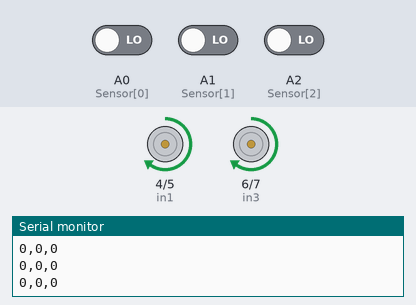
Recording of a sketch running on a simulated Arduino Uno, built with avr-gcc and run on an emulated ATmega328P. Parts: motor-driver pin pairs drawn as motors (green arrow = first pin HIGH = forward, orange = second pin HIGH = backward, longer = more drive, scaled by the enable pin), the last lines printed to the serial monitor. The inputs (shaded band) are chosen by the test bench; at power-on: A0 (Sensor[0]) LOW, A2 (Sensor[2]) LOW, A1 (Sensor[1]) LOW.

Above: at 1.2 s.
1.3 s: A0 (Sensor[0]) driven HIGH
At 2.4 s:
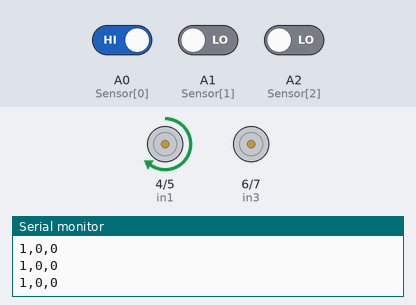
2.8 s: A0 (Sensor[0]) driven LOW
At 4.0 s:
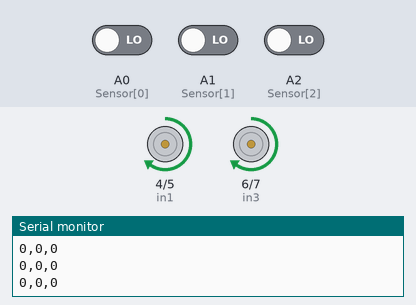
4.3 s: A2 (Sensor[2]) driven HIGH
At 5.5 s:
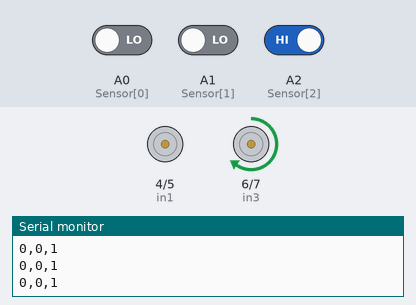
5.8 s: A2 (Sensor[2]) driven LOW
At 6.6 s:
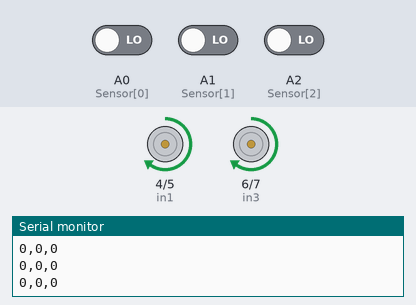
7.3 s: A1 (Sensor[1]) driven HIGH
10.3 s: A0 (Sensor[0]) driven HIGH and A2 (Sensor[2]) driven HIGH
At 11.3 s:
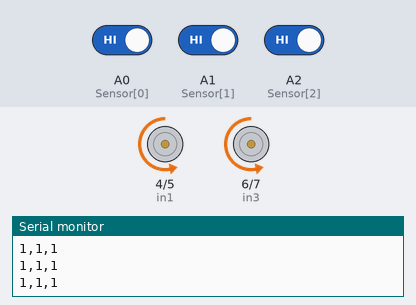
Timing chart, 0 to 12.8 s (numbered marks = the images above; inputs shaded):
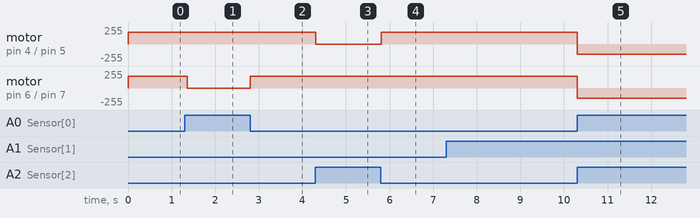

Measured:
- after the input at 1.3 s, motor on pin 6 (in3) / pin 7 (in4): forward 175/255 → stopped after 0.05 s
- after the input at 2.8 s, motor on pin 6 (in3) / pin 7 (in4): stopped → forward 175/255 at once
- after the input at 4.3 s, motor on pin 4 (in1) / pin 5 (in2): forward 175/255 → stopped at once
- after the input at 5.8 s, motor on pin 4 (in1) / pin 5 (in2): stopped → forward 175/255 at once
- after the input at 10.3 s, motor on pin 4 (in1) / pin 5 (in2), motor on pin 6 (in3) / pin 7 (in4): forward 175/255 → backward 150/255 at once

The sketch:

robot.ino
```cpp
//Khai báo các chân trên L298n
#define enA 3
#define in1 4
#define in2 5
#define enB 9
#define in3 6
#define in4 7

bool left_1, center, right_1; //dùng kiểu boolean lưu trữ trạng thái của cảm biến
uint8_t Sensor[5] = { A0, A1, A2 }; // mảng Sensor gồm 3 phần tử, lưu trữ các chân analog A0, A1, A2

void setup() {
  Serial.begin(9600);
  pinMode(in1, OUTPUT);       //Set chân in1 của dc A là output
  pinMode(in2, OUTPUT);       //Set chân in2 của dc A là output
  pinMode(in3, OUTPUT);       //Set chân in1 của dc B là output
  pinMode(in4, OUTPUT);       //Set chân in2 của dc B là output
  pinMode(Sensor[0], INPUT);  //Set chân cảm biến 1 là input
  pinMode(Sensor[1], INPUT);  //Set chân cảm biến 2 là input
  pinMode(Sensor[2], INPUT);  //Set chân cảm biến 3 là input

}

void loop() {
  // gán giá trị đọc được từ sensor vào 3 biến
  left_1 = digitalRead(Sensor[0]);
  center = digitalRead(Sensor[1]);
  right_1 = digitalRead(Sensor[2]);
  Serial.println(String(left_1) + "," + String(center) + "," + String(right_1)); // in giá trị đọc được ra serial
  //xử lý với từng trường hợp giá trị cảm biến
  if ((left_1 == 1) && (center == 0) && (right_1 == 1)) {
    Tien();
  }
  if ((left_1 == 0) && (center == 0) && (right_1 == 1)) {
    Retrai();
  }
  if ((left_1 == 0) && (center == 1) && (right_1 == 1)) {
    Retrai();
  }
  if ((left_1 == 1) && (center == 0) && (right_1 == 0)) {
    Rephai();
  }
  if ((left_1 == 1) && (center == 1) && (right_1 == 0)) {
    Rephai();
  }
  if ((left_1 == 0) && (center == 0) && (right_1 == 0)) {
    Tien();
    delay(150);
  }
  if ((left_1 == 1) && (center == 1) && (right_1 == 1)) {
    Lui();
    delay(150);
  }
}

void Tien()  // Function xe tiến
{
  analogWrite(enA, 175);
  analogWrite(enB, 175);
  digitalWrite(in1, 1);
  digitalWrite(in2, 0);
  digitalWrite(in3, 1);
  digitalWrite(in4, 0);
}
void Retrai()  // Function xe re trái
{
  analogWrite(enA, 175);
  analogWrite(enB, 175);
  digitalWrite(in1, 0);
  digitalWrite(in2, 0);
  digitalWrite(in3, 1);
  digitalWrite(in4, 0);
}
void Rephai()  // Function xe re phải
{
  analogWrite(enA, 175);
  analogWrite(enB, 175);
  digitalWrite(in1, 1);
  digitalWrite(in2, 0);
  digitalWrite(in3, 0);
  digitalWrite(in4, 0);
}
void Lui()  // Function xe lùi
{
  analogWrite(enA, 150);
  analogWrite(enB, 150);
  digitalWrite(in1, 0);
  digitalWrite(in2, 1);
  digitalWrite(in3, 0);
  digitalWrite(in4, 1);
}
```
